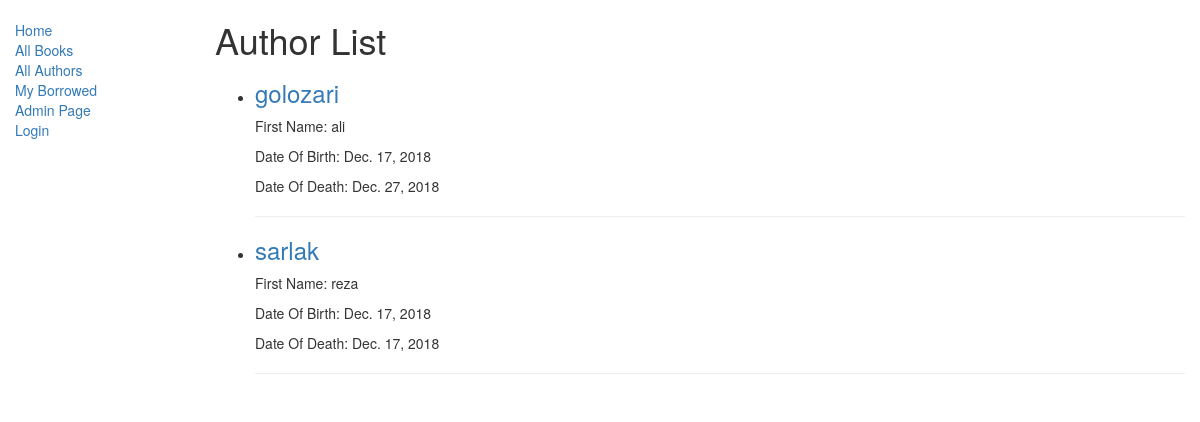
Screenshot of /catalog/authors/ with the database file from the repository.
### catalog/models.py (models this page shows, shortened)
class Author(models.Model):
    first_name = models.CharField(max_length=100)
    last_name = models.CharField(max_length=100)
    date_of_birth = models.DateField(null=True, blank=True)
    date_of_death = models.DateField('Died', null=True, blank=True)

### catalog/views.py (the view)
# urls.py: path('authors/', views.AuthorListView.as_view(), name='authors'),
class AuthorListView(generic.ListView):
    model = models.Author
    template_name = 'catalog/author_list.html'

### catalog/templates/catalog/author_list.html
{% extends "catalog/base_generic.html" %}
{% block content %}
    <h1>Author List</h1>
    {% if author_list %}
    <ul>
      {% for author in author_list %}
      <li>
        <h3><a href="{% url 'catalog:author-detail' author.id %}">{{author.last_name}}</a></h3>
        <p>First Name: {{ author.first_name }} </p>
        <p>Date Of Birth: {{ author.date_of_birth }} </p>
        <p>Date Of Death: {{ author.date_of_death }} </p>
        <hr>
      </li>
      {% endfor %}
    </ul>
    {% else %}
      <p>There are no Authors in the library.</p>
    {% endif %}
{% endblock %}

### rows the page displays
Author: last_name "golozari", first_name "ali", date_of_birth "Dec. 17, 2018", date_of_death "Dec. 27, 2018"
Author: last_name "sarlak", first_name "reza", date_of_birth "Dec. 17, 2018", date_of_death "Dec. 17, 2018"
